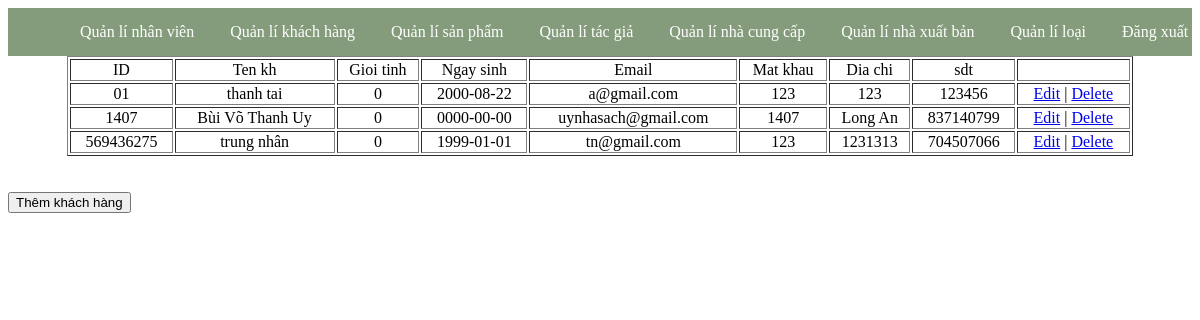
The page /admin/index.php?quanly=ql_khachhang (signed in) on the database its author committed.
### tables this page shows
CREATE TABLE IF NOT EXISTS `khachhang` (
  `maKh` varchar(10) NOT NULL,
  `tenKh` varchar(30) NOT NULL,
  `emailKh` varchar(30) NOT NULL,
  `soDienThoai` int(10) NOT NULL,
  `diaChi` varchar(30) NOT NULL,
  `ngaySinh` date NOT NULL,
  `gioiTinh` int(11) NOT NULL,
  `matKhau` varchar(10) NOT NULL,
  PRIMARY KEY (`maKh`)
);

### admin/index.php (called while the page is built, shortened)
<?php
 include('includes/header.php'); ?>
<?php
	include('functions/config.php');
?>
<?php include('includes/footer.php') ?>

### admin/functions/ql_khachhang.php (the view, shortened to what this page needs)
<div class="row">
	<div class="col-12">
		<?php
			$sql = "select * from khachhang";
			$query = mysqli_query($con, $sql);
				?>
		 <table border="1" style="text-align: center;width: 90%; margin-left:5%">
		 	<tr>
		 		<td>ID</td>
		 		<td>Ten kh</td>
		 		<td>Gioi tinh</td>
		 		<td>Ngay sinh</td>
		 		<td>Email</td>
		 		<td>Mat khau</td>
		 		<td>Dia chi</td>
		 		<td>sdt</td>
		 		<td></td>
		 	</tr>
		 	<?php
		 		while($data = mysqli_fetch_array($query))
		 		{
		 			echo '<tr>
		 				<td>'.$data["maKh"].'</td>
		 				<td>'.$data["tenKh"].'</td>
		 				<td>'.$data["gioiTinh"].'</td>
		 				<td>'.$data["ngaySinh"].'</td>
		 				<td>'.$data["emailKh"].'</td>
		 				<td>'.$data["matKhau"].'</td>
		 				<td>'.$data["diaChi"].'</td>
		 				<td>'.$data["soDienThoai"].'</td>
		 				<td><a href="index.php?sua=edit_khachhang&id='.$data["maKh"].'">Edit</a> | <a href="index.php?quanly=ql_khachhang&id_delete='.$data["maKh"].'">Delete</a> </td>
		 			</tr>';
		 		}
		 	 ?>
		 </table>
		 <br/><br/>
		 <a href="index.php?them=add_khachhang"><button>Thêm khách hàng</button></a>
	</div>
</div>

### rows shown on the page
khachhang: maKh "01", tenKh "thanh tai", gioiTinh "0", ngaySinh "2000-08-22", emailKh "a@gmail.com", matKhau "123", diaChi "123", soDienThoai "123456"
khachhang: maKh "1407", tenKh "Bùi Võ Thanh Uy", gioiTinh "0", ngaySinh "0000-00-00", emailKh "uynhasach@gmail.com", matKhau "1407", diaChi "Long An", soDienThoai "837140799"
khachhang: maKh "569436275", tenKh "trung nhân", gioiTinh "0", ngaySinh "1999-01-01", emailKh "tn@gmail.com", matKhau "123", diaChi "1231313", soDienThoai "704507066"
